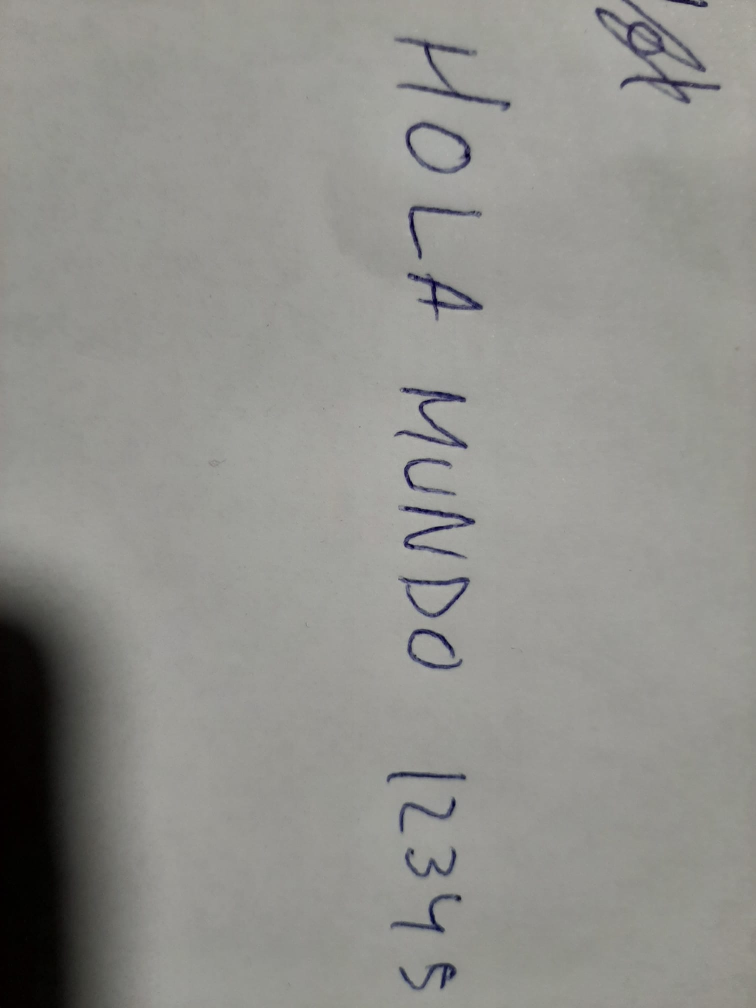
#> input picture data/images/WhatsApp Image 2023-11-19 at 17.21.41.jpeg, 1512 x 2016 px, found by its file name (shown at 1/2 size)
$ jupyter execute --allow-errors Prueba_OCRs.ipynb
#> lines starting #> are read from the running program, lines starting #| are printed output that depends on the picture; after the words box and inside, x2 and y2 are one past the last pixel; in counts of white or black regions, pixels touching at a corner belong together
Carga de paquetes

[cell 1]
import pywt
import pywt.data
from PIL import Image
import numpy as np
import cv2 # Para leer imagenes y meterles bordes, contornos y cosas
import matplotlib.pyplot as plt
from skimage.transform import resize
from scipy.ndimage import rotate
try:
 from PIL import Image
except ImportError:
 import Image

import keras
import tensorflow
import random

[cell 2]
# Carga imagen
image_path = "data\images\WhatsApp Image 2023-11-19 at 17.21.41.jpeg"
image = Image.open(image_path)
#> image is the input picture: PIL image 1512x2016 RGB; mean R, G, B 145.2, 144.7, 140.5

[cell 3]
# Convertir a escala de grises y a matriz de Numpy
grayscale_original = image.convert("L")
img_orig = np.array(grayscale_original)
alt, anch = img_orig.shape
print(alt, anch)
#| 2016 1512
img_orig = rotate(img_orig, 90, reshape = True)
img_origr = img_orig.copy()

[cell 4]
# Meter ruido a la imagen
def sp_noise(image,prob):
#> called with prob = 0.05
    output = np.zeros(image.shape,np.uint8)
    thres = 1 - prob
    for i in range(image.shape[0]):
        for j in range(image.shape[1]):
            rdn = random.random()
            if rdn < prob:
                output[i][j] = 0
            elif rdn > thres:
                output[i][j] = 255
            else:
                output[i][j] = image[i][j]
    return output

noise_img = sp_noise(img_origr,0.05)
plt.figure(figsize=(16, 8))
plt.subplot(1, 2, 1)
plt.imshow(img_orig, cmap='gray')
plt.title('Imagen original')
plt.axis('off')
plt.subplot(1, 2, 2)
plt.imshow(noise_img, cmap='gray')
plt.title('Imagen con ruido')
plt.axis('off')

plt.show()

[cell 5]
# Wavelet multinivel con RUIDO
multi_lvl = 4
coeffsr = pywt.wavedec2(noise_img, 'haar', level = multi_lvl)
#> coeffsr = 5 items
LLr = coeffsr[0]
# seleccionar nivel de detalles deseados desde 1 hasta multi_lvl
(LHr, HLr, HHr) = coeffsr[1]
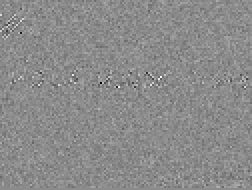
#> HHr: shape (95, 126) float64 (shown 2 times larger); min -528.8, max 437.6, mean -0.5; drawn with min black and max white

#HLr = rotate(HLr, 90, reshape = True) #SOLO SI LA IMAGEN ESTÁ ROTADA
plt.imshow(HLr, cmap='gray')
plt.title('Detalle horizontal')
plt.axis('off')
plt.show()

[cell 6]
# Wavelet multinivel original
coeffs = pywt.wavedec2(img_orig, 'haar', level = multi_lvl)
#> coeffs = 5 items

[cell 7]
# PARÁMETROS OPCIONALES

# Level coeffs
# print(len(coeffs) - 1)

# Seleccionar que detalles no se quieren en la reconstrucción(aqui quito los detalles del nivel 1)
# eli_lvl = 1
# coeffs[-eli_lvl] = tuple([np.zeros_like(v) for v in coeffs[-eli_lvl]])

# Thresholding (se puede seleccionar "soft" o "hard" para imputar valores en los coeficientes que eliminen el ruido)
threshold_function = lambda x: pywt.threshold(x, 100, mode="soft")
coeffs_thresholded = [tuple(map(threshold_function, coeff)) for coeff in coeffsr]
#> coeffs_thresholded = 5 items

# Reconstrucción imagen
img_rec = pywt.waverec2(coeffs_thresholded, 'haar')
plt.imshow(img_rec, cmap='gray')
plt.title('Imagen reconstruida')
plt.axis('off')
plt.show()

[cell 8]
plt.figure(figsize=(16, 8))
plt.subplot(1, 3, 1)
plt.imshow(img_orig, cmap='gray')
plt.title('Imagen original')
plt.axis('off')
plt.subplot(1, 3, 2)
plt.imshow(noise_img, cmap='gray')
plt.title('Imagen con ruido')
plt.axis('off')
plt.subplot(1, 3, 3)
plt.imshow(img_rec, cmap='gray')
plt.title('Imagen reconstruida')
plt.axis('off')

plt.show()

[cell 9]
cA = img_orig
normalized_cA = (cA - np.min(cA)) / (np.max(cA) - np.min(cA))
inverted_cA = 1 - normalized_cA
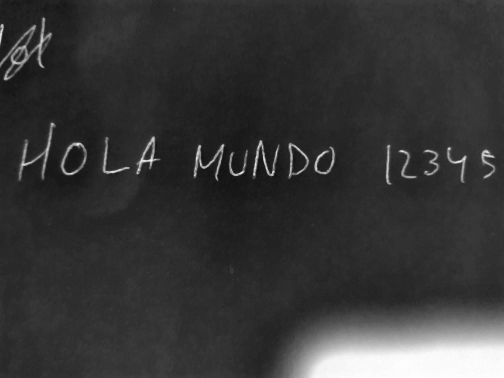
#> inverted_cA: shape (1512, 2016) float64 (shown at 1/4 size); min 0, max 1, mean 0.215
threshold_value = (np.max(inverted_cA) - np.min(inverted_cA)) * 0.3
#> threshold_value = 0.3

mask = (inverted_cA >= threshold_value).astype(np.uint8) * 255
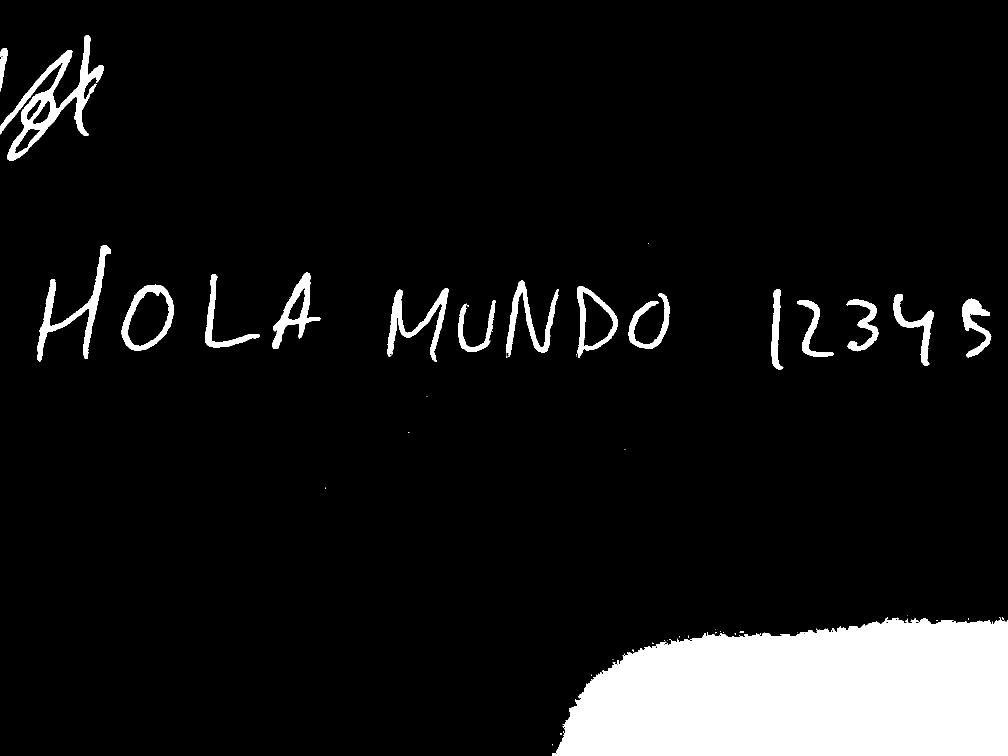
#> mask: shape (1512, 2016) (shown at 1/2 size); 8.8% white; 57 white regions (39 under 20 px), largest, box (x1, y1, x2, y2) and area: (1104, 1234, 2016, 1512) 209629, (0, 70, 208, 322) 11554, (75, 490, 222, 723) 5943
masked_image = cv2.bitwise_and(inverted_cA, inverted_cA, mask=mask)

[cell 10]
# Filtros aplicados a la imagen reconstruida
cAr = img_rec
normalized_cAr = (cAr - np.min(cAr)) / (np.max(cAr) - np.min(cAr))
inverted_cAr = 1 - normalized_cAr
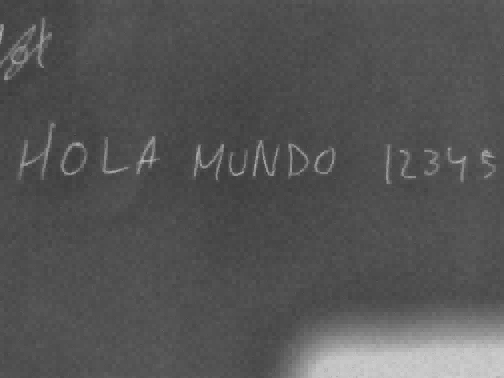
#> inverted_cAr: shape (1512, 2016) float64 (shown at 1/4 size); min 0, max 1, mean 0.334
plt.figure(figsize=(16, 8))
plt.subplot(1, 3, 1)
plt.imshow(img_rec, cmap='gray')
plt.title('Original Image')
plt.axis('off')
plt.subplot(1, 3, 2)
plt.imshow(inverted_cAr, cmap='gray')
plt.title('Transformed Image')
plt.axis('off')

threshold_value = (np.max(inverted_cAr) - np.min(inverted_cAr)) * 0.4 # Cambiar valor del umbral hasta que sea blanco sobre negro
#> threshold_value = 0.4

mask = (inverted_cAr >= threshold_value).astype(np.uint8) * 255
#> mask: shape (1512, 2016); 9.4% white; 18559 white regions (18539 under 20 px), largest, box (x1, y1, x2, y2) and area: (1120, 1244, 2016, 1512) 199950, (0, 72, 208, 288) 10186, (76, 492, 224, 704) 5756
masked_imager = cv2.bitwise_and(inverted_cAr, inverted_cAr, mask=mask)
plt.subplot(1, 3, 3)
plt.imshow(masked_imager, cmap='gray')
plt.title('Filtro B/W')
plt.axis('off')

plt.show()

[cell 11]
# Wavelet para reconstruir la imagen solo con los niveles de detalles SIN RUIDO
coeffs[0] = np.zeros_like(coeffs[0])
img_recb = pywt.waverec2(coeffs, 'haar',)
plt.imshow(img_recb, cmap='gray')
plt.title('Imagen reconstruida (detalle sin ruido)')
plt.axis('off')
plt.show()

[cell 12]
cAb = img_recb
normalized_cAb = (cAb - np.min(cAb)) / (np.max(cAb) - np.min(cAb))
inverted_cAb = 1 - normalized_cAb
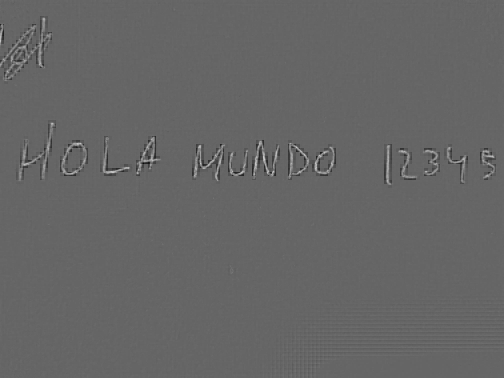
#> inverted_cAb: shape (1512, 2016) float64 (shown at 1/4 size); min 0, max 1, mean 0.399

threshold_value = (np.max(inverted_cAb) - np.min(inverted_cAb)) * 0.45 # Cambiar valor del umbral hasta que sea blanco sobre negro
#> threshold_value = 0.45

mask = (inverted_cAb >= threshold_value).astype(np.uint8) * 255
#> mask: shape (1512, 2016); 1.4% white; 114 white regions (74 under 20 px), largest, box (x1, y1, x2, y2) and area: (775, 577, 899, 725) 3656, (246, 570, 347, 700) 3006, (545, 547, 643, 697) 2917
masked_imageb= cv2.bitwise_and(inverted_cAb, inverted_cAb, mask=mask)
plt.imshow(masked_imageb, cmap='gray')
plt.title('Filtro B/W (detalle sin ruido)')
plt.axis('off')

plt.show()

[cell 13]
# Wavelet para reconstruir la imagen solo con los niveles de detalles CON RUIDO
coeffsr[0] = np.zeros_like(coeffsr[0])
#threshold_function = lambda x: pywt.threshold(x, 100, mode="soft") #Debería suavizar el ruido, pero va peor para la detección de las letras
#coeffsr2 = [tuple(map(threshold_function, coeff)) for coeff in coeffsr]
img_recbr = pywt.waverec2(coeffsr, 'haar',)
plt.imshow(img_recbr, cmap='gray')
plt.title('Imagen reconstruida (detalle con ruido)')
plt.axis('off')
plt.show()

[cell 14]
cAbr = img_recbr
normalized_cAbr = (cAbr - np.min(cAbr)) / (np.max(cAbr) - np.min(cAbr))
inverted_cAbr = 1 - normalized_cAbr
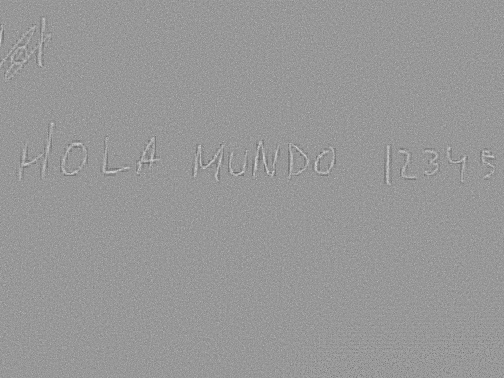
#> inverted_cAbr: shape (1512, 2016) float64 (shown at 1/4 size); min 0, max 1, mean 0.595

threshold_value = (np.max(inverted_cAbr) - np.min(inverted_cAbr)) * 0.6 # Cambiar valor del umbral hasta que sea blanco sobre negro
#> threshold_value = 0.6

mask = (inverted_cAbr >= threshold_value).astype(np.uint8) * 255
#> mask: shape (1512, 2016); 16.1% white; 109061 white regions (107755 under 20 px), largest, box (x1, y1, x2, y2) and area: (1128, 1241, 2016, 1512) 153513, (0, 68, 207, 324) 10472, (774, 574, 901, 727) 4238
masked_imagebr= cv2.bitwise_and(inverted_cAbr, inverted_cAbr, mask=mask)
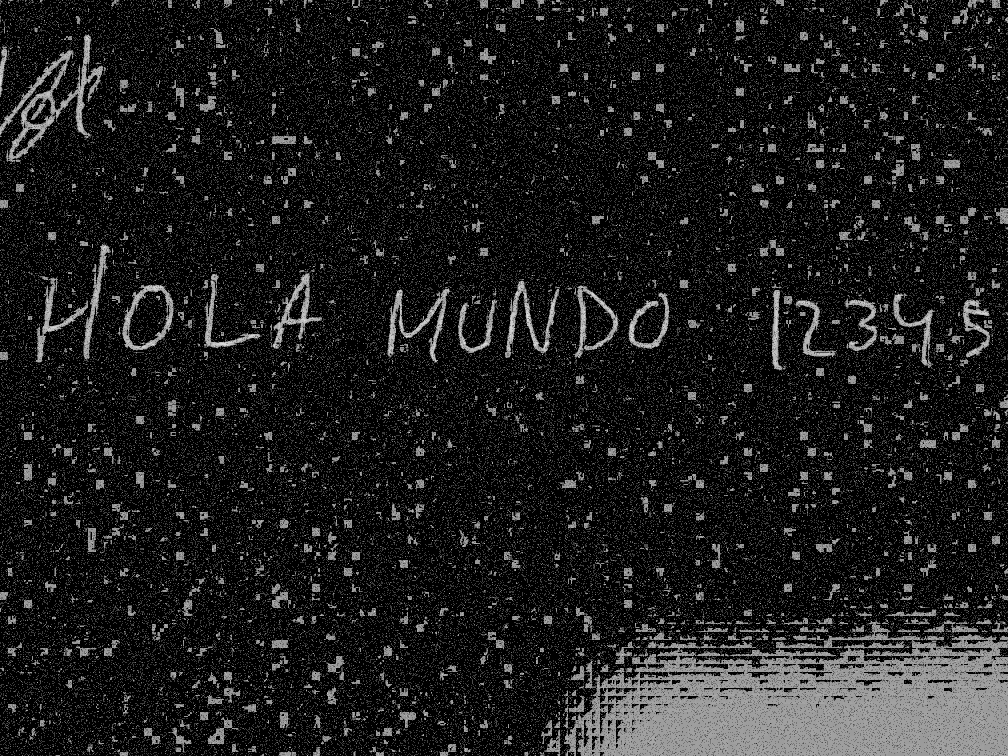
#> masked_imagebr: shape (1512, 2016) float64 (shown at 1/2 size); min 0, max 1, mean 0.116
plt.imshow(masked_imagebr, cmap='gray')
plt.title('Filtro B/W (detalle con ruido)')
plt.axis('off')

plt.show()

$ run again, with data/images/WhatsApp Image 2023-11-21 at 16.54.56.jpeg copied over data/images/WhatsApp Image 2023-11-19 at 17.21.41.jpeg
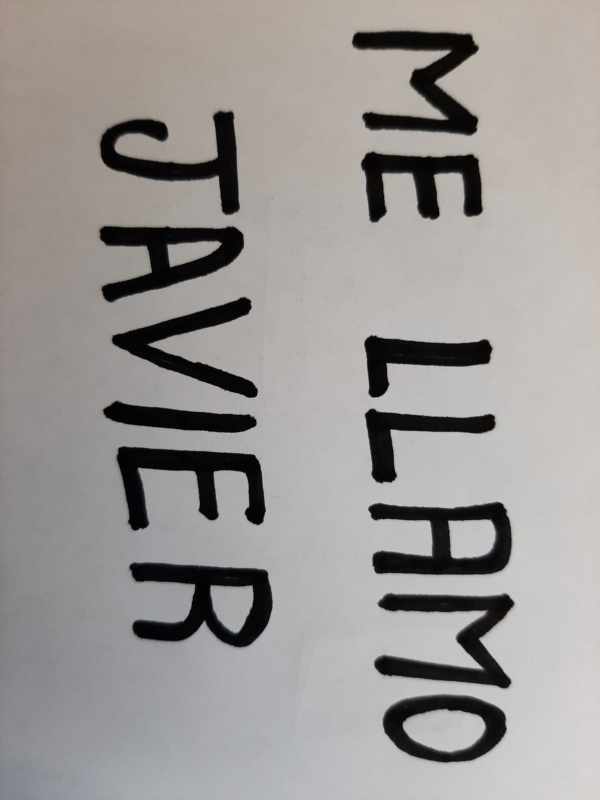
#> input picture data/images/WhatsApp Image 2023-11-21 at 16.54.56.jpeg, 1200 x 1600 px, found by its file name (shown at 1/2 size)
#> image is the input picture: PIL image 1200x1600 RGB; mean R, G, B 154.5, 151.2, 149.1
#| 1600 1200
#> coeffsr = 5 items
#> `threshold_value = (np.max(inverted_cA) - np.min(inverted_cA)) * 0.3`: threshold_value = 0.3
#> `threshold_value = (np.max(inverted_cAr) - np.min(inverted_cAr)) * 0.4`: threshold_value = 0.4
#> `threshold_value = (np.max(inverted_cAb) - np.min(inverted_cAb)) * 0.45`: threshold_value = 0.45
#> `inverted_cAbr = 1 - normalized_cAbr`:
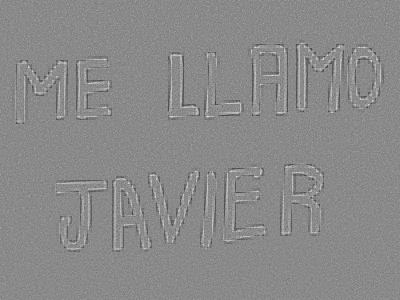
#> inverted_cAbr: shape (1200, 1600) float64 (shown at 1/4 size); min 0, max 1, mean 0.542
#> `threshold_value = (np.max(inverted_cAbr) - np.min(inverted_cAbr)) * 0.6`: threshold_value = 0.6
#> `masked_imagebr= cv2.bitwise_and(inverted_cAbr, inverted_cAbr, mask=mask)`:
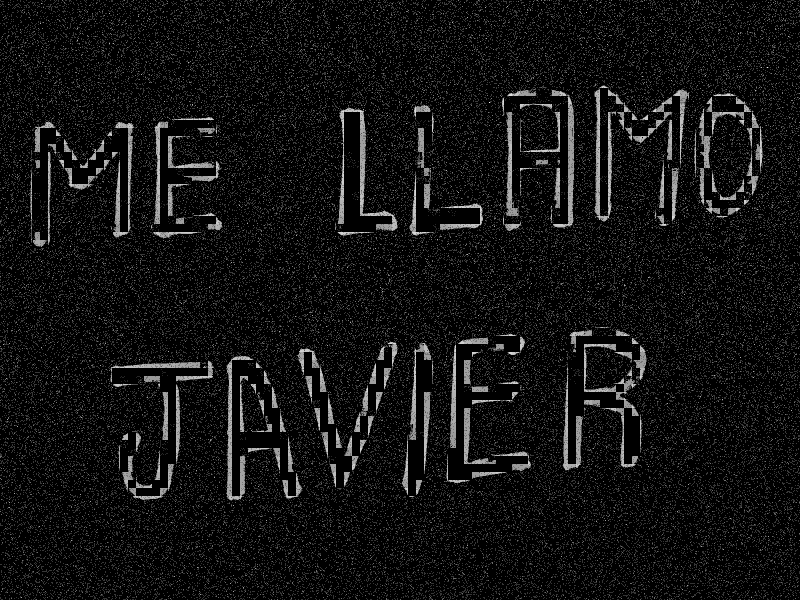
#> masked_imagebr: shape (1200, 1600) float64 (shown at 1/2 size); min 0, max 1, mean 0.0697

$ run again, with data/images/Hola_Mundo.jpeg copied over data/images/WhatsApp Image 2023-11-19 at 17.21.41.jpeg
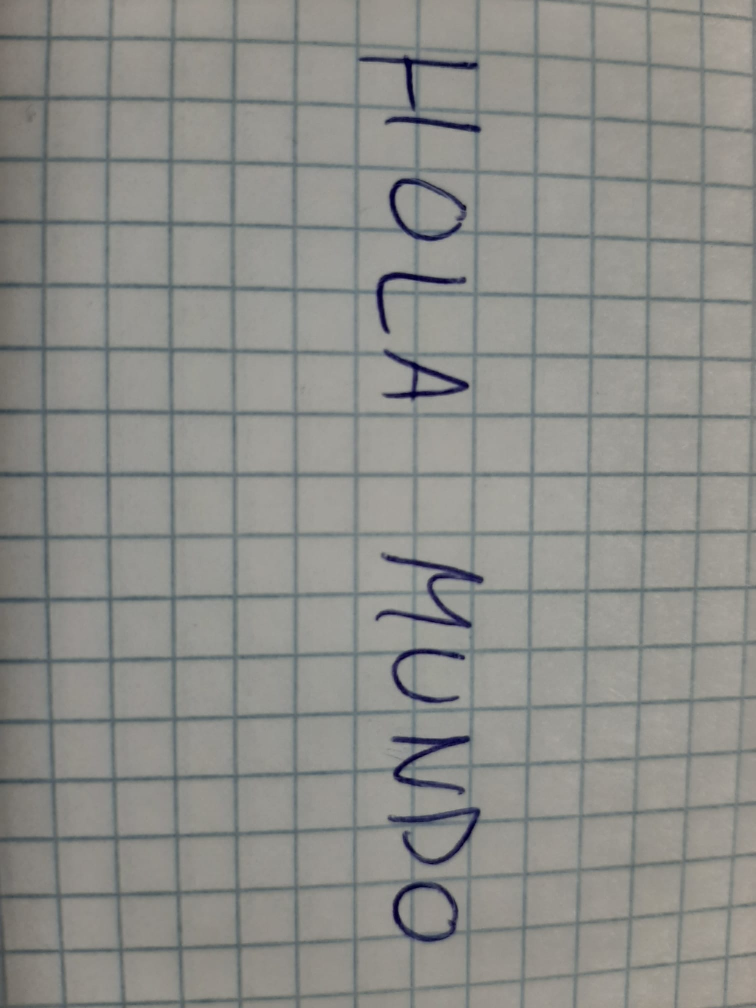
#> input picture data/images/Hola_Mundo.jpeg, 1512 x 2016 px, found by its file name (shown at 1/2 size)
#> image is the input picture: PIL image 1512x2016 RGB; mean R, G, B 141.4, 141.6, 137.6
#| 2016 1512
#> coeffsr = 5 items
#> `threshold_value = (np.max(inverted_cA) - np.min(inverted_cA)) * 0.3`: threshold_value = 0.3
#> `threshold_value = (np.max(inverted_cAr) - np.min(inverted_cAr)) * 0.4`: threshold_value = 0.4
#> `threshold_value = (np.max(inverted_cAb) - np.min(inverted_cAb)) * 0.45`: threshold_value = 0.45
#> `inverted_cAbr = 1 - normalized_cAbr`:
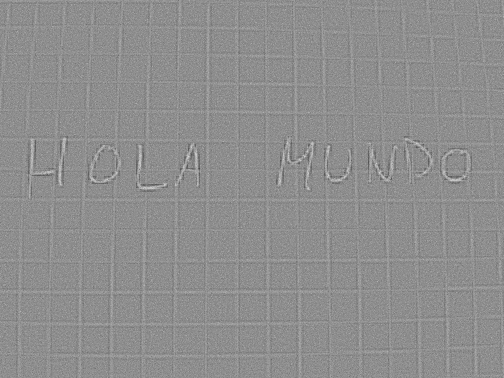
#> inverted_cAbr: shape (1512, 2016) float64 (shown at 1/4 size); min 0, max 1, mean 0.559
#> `threshold_value = (np.max(inverted_cAbr) - np.min(inverted_cAbr)) * 0.6`: threshold_value = 0.6
#> `masked_imagebr= cv2.bitwise_and(inverted_cAbr, inverted_cAbr, mask=mask)`:
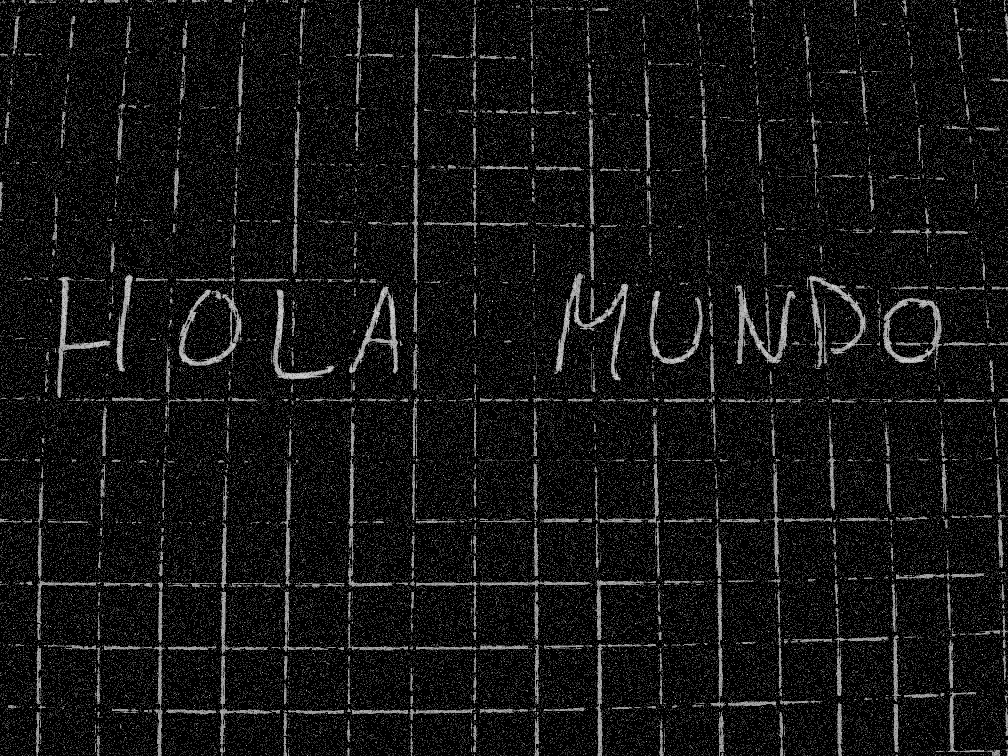
#> masked_imagebr: shape (1512, 2016) float64 (shown at 1/2 size); min 0, max 1, mean 0.0792
